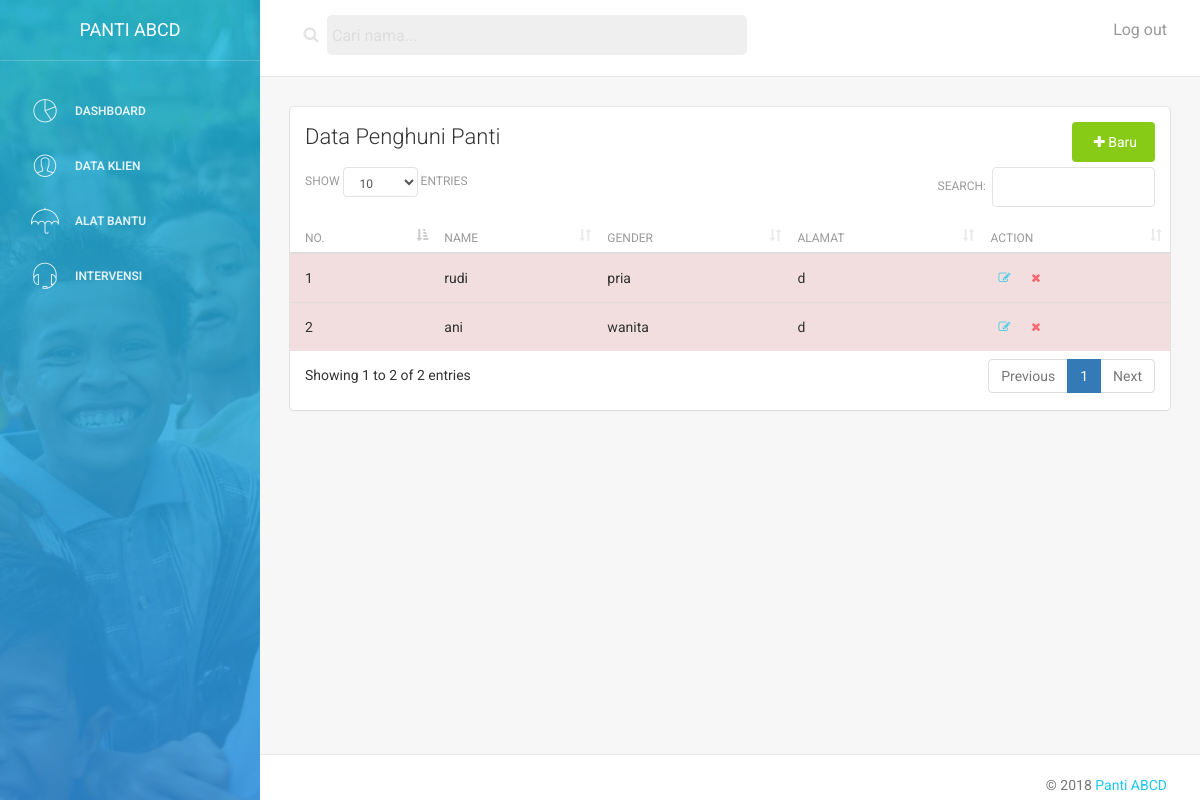
Page /?act=data-klien (signed in) on the earlier database version.
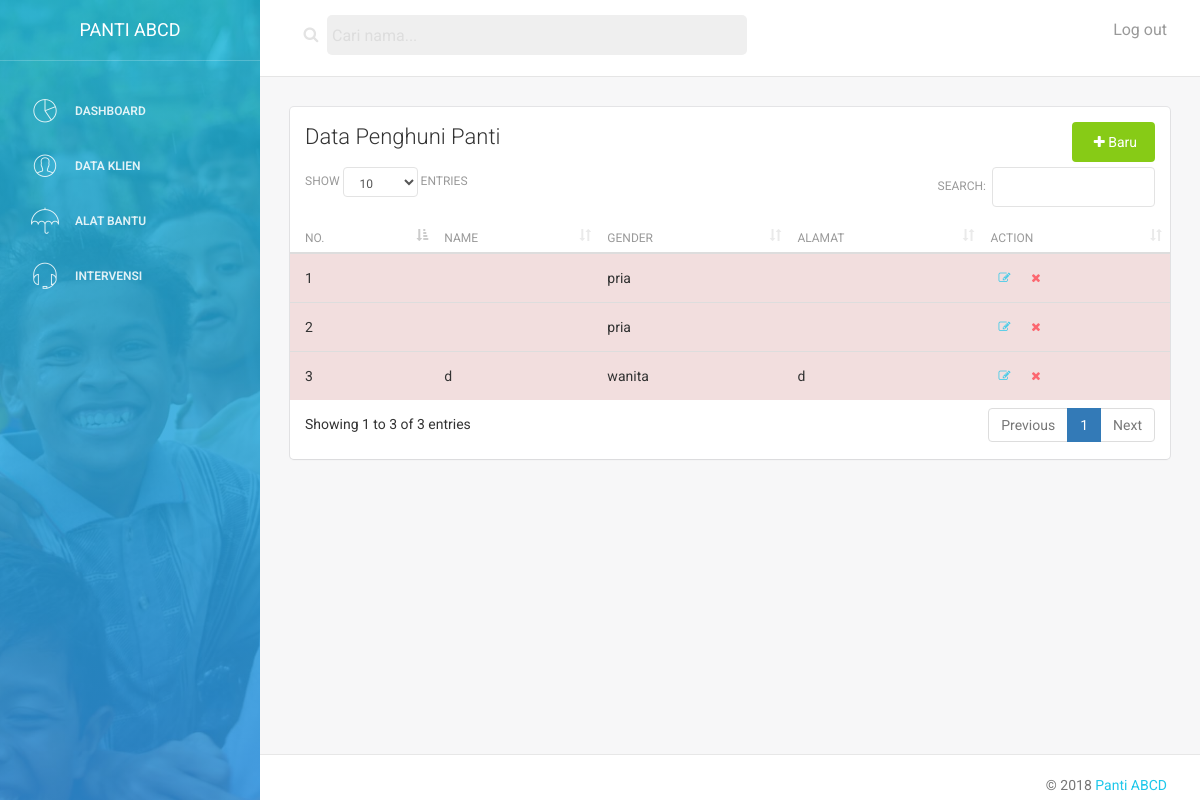
Same page on the later database version.
### tables this page shows
CREATE TABLE `biodata` (
  `id` int(11) NOT NULL,
  `nomor_identifikasi` varchar(25) NOT NULL,
  `id_klien_lv` varchar(25) NOT NULL,
  `nama` varchar(50) NOT NULL,
  `jenis_kelamin` enum('pria','wanita') NOT NULL,
  `akta_kelahiran` varchar(30) NOT NULL,
  `ktp` varchar(30) NOT NULL,
  `no_kk` varchar(30) NOT NULL,
  `nik` varchar(25) NOT NULL,
  `alamat` varchar(350) NOT NULL,
  `rt` varchar(5) NOT NULL,
  `rw` varchar(5) NOT NULL,
  `kota` varchar(25) NOT NULL,
  `kec` varchar(25) NOT NULL,
  `kelurahan` varchar(25) NOT NULL,
  `telp_rumah` varchar(20) NOT NULL,
  `hp1` varchar(150) NOT NULL,
  `hp2` varchar(150) NOT NULL,
  `asuransi_kesehatan` varchar(25) NOT NULL,
  `sumber_informasi` varchar(50) NOT NULL,
  `sponsor` varchar(50) NOT NULL,
  `detail_pendidikan` varchar(500) NOT NULL,
  `detail_profesi` varchar(500) NOT NULL,
  `detail_ayah` varchar(350) NOT NULL,
  `detail_ibu` varchar(350) NOT NULL,
  `detail_wali` varchar(350) NOT NULL,
  `created_at` timestamp NOT NULL DEFAULT CURRENT_TIMESTAMP,
  `deleted_at` timestamp NULL DEFAULT NULL
);

### config/app.php (called while the page is built)
<?php
$app_url = "http://localhost/penghuni-panti";
?>

### page/client/data_klien.php (the view, shortened to what this page needs)
<?php
$sql = "select id, nama, jenis_kelamin, alamat from biodata where deleted_at is null order by id desc";
$query = mysqli_query($conx, $sql) or die(mysqli_error($conx));
 ?>
<div class="content">
    <div class="container-fluid">
        <div class="row">
            <div class="col-md-12">
                <div class="card">
                    <div class="header">
                        <h4 class="title">Data Penghuni Panti <a href="?act=tambah" class="btn btn-success btn-fill pull-right"><i class="fa fa-plus"></i>Baru</a></h4>
                    </div>
                    <div class="content table-responsive table-full-width">
                        <table class="table table-hover table-striped" id="tamu_internasionalTable">
                            <thead>
                                <tr>
                                    <th>No.</th>
                                    <th>Name</th>
                                    <th>Gender</th>
                                    <th>Alamat</th>
                                    <th>Action</th>
                                </tr>
                            </thead>
                            <tbody>
                                <?php
                                $i=1;
                                while ($member = mysqli_fetch_object($query)) {
                                    ?>
                                    <tr class="danger">
                                        <td><?php echo $i++ ?></td>
                                        <td><?php echo $member->nama ?></td>
                                        <td><?php echo $member->jenis_kelamin ?></td>
                                        <td><?php echo $member->alamat ?></td>
                                        <td><a href="?act=asessmen&id=<?php echo $member->id ?>" class="btn btn-info btn-simple btn-xs"><i class="fa fa-edit"></i></a>
                                            <a href="#" class="btn btn-danger btn-simple btn-xs" data-toggle="modal" data-target="#confirmDelete" data-name="<?php echo $member->nama ?>" data-id="<?php echo $member->id ?>"><i class="fa fa-times"></i></a></td>
                                    </tr>
                                    <?php
                                }
                                 ?>
                                </tbody>
                            </table>
                        </div>
                    </div>
                </div>
            </div>
        </div>
    </div>

### index.php (shortened to what this page needs)
<?php
include('config/db.php');
include('config/app.php');
	$act = '';
	if (isset($_GET['act'])) {
		$act = $_GET['act'];
	}
	if (!isset($_SESSION['idm'])) {
		include("page/default/header_login.php");
				include('page/default/login.php');
		include("page/default/footer_login.php");
	} else {
		include('page/default/header.php');
		switch ($act) {
			case 'data-klien':
				include("page/client/data_klien.php");
				break;
		}
		include("page/default/footer.php");
	}
?>

### page/default/header.php (shortened to what this page needs)
<!doctype html>
<html lang="en">
<head>
    <link href="assets/css/bootstrap.min.css" rel="stylesheet" />
    <link href="assets/css/animate.min.css" rel="stylesheet"/>
    <link href="assets/css/light-bootstrap-dashboard.css" rel="stylesheet"/>
    <link href="assets/css/font-awesome.min.css" rel="stylesheet">
    <link href="assets/css/pe-icon-7-stroke.css" rel="stylesheet" />
    <link rel="stylesheet" href="assets/css/dataTables.bootstrap.min.css">
</head>
<body>
    <div class="wrapper">
        <div class="sidebar" data-color="azure" data-image="assets/img/bg.jpg">
    <div class="sidebar-wrapper">
        <div class="logo">
            <a href="" class="simple-text">
                Panti ABCD
            </a>
        </div>
        <ul class="nav">
            <li>
                <a href="<?php echo $app_url ?>">
                    <i class="pe-7s-graph"></i>
                    <p>Dashboard</p>
                </a>
            </li>
            <li>
                <a href="<?php echo $app_url ?>/?act=data-klien">
                    <i class="pe-7s-user"></i>
                    <p>Data Klien</p>
                </a>
            </li>
            <li>
                <a href="<?php echo $app_url ?>/?act=alat-bantu">
                    <i class="pe-7s-umbrella"></i>
                    <p>Alat Bantu</p>
                </a>
            </li>
            <li>
                <a href="<?php echo $app_url ?>/?act=intervensi">
                    <i class="pe-7s-headphones"></i>
                    <p>Intervensi</p>
                </a>
            </li>
        </ul>
    </div>
</div>
<div class="main-panel">
    <nav class="navbar navbar-default navbar-fixed">
        <div class="container-fluid">
            <div class="collapse navbar-collapse">
                <form class="navbar-form navbar-left navbar-search-form" role="search">
                    <div class="input-group">
                        <span class="input-group-addon"><i class="fa fa-search"></i></span>
                        <input name="q" type="text" value="" class="form-control" placeholder="Cari nama...">
                    </div>
                </form>
                <ul class="nav navbar-nav navbar-right">
                    <li>
                        <a href="?act=logout">
                            Log out
                        </a>
                    </li>
                </ul>
            </div>
        </div>
    </nav>

### page/default/footer.php (shortened to what this page needs)
<footer class="footer">
            <div class="container-fluid">
                <p class="copyright pull-right">
                    &copy; 2018 <a href="http://www.google.com">Panti ABCD</a>
                </p>
            </div>
        </footer>
    </div>
</div>
</body>
</html>

Differences in the rows shown:
added biodata: jenis_kelamin "pria"
changed biodata (number 2 of 3 on the later page): nama "rudi" → (not shown); alamat "d" → (not shown)
changed biodata "wanita": nama "ani" → "d"
Other differences:
text written by a page script: "SHOW ENTRIES SEARCH: Showing 1 to 2 of 2 entries Previous 1 Next" → "SHOW ENTRIES SEARCH: Showing 1 to 3 of 3 entries Previous 1 Next"
